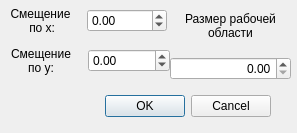
<?xml version="1.0" encoding="UTF-8"?>
<ui version="4.0">
 <class>Dialog</class>
 <widget class="QDialog" name="Dialog">
  <property name="geometry">
   <rect>
    <x>0</x>
    <y>0</y>
    <width>297</width>
    <height>133</height>
   </rect>
  </property>
  <property name="windowTitle">
   <string>Создание рабочей области</string>
  </property>
  <widget class="QDialogButtonBox" name="buttonBox">
   <property name="geometry">
    <rect>
     <x>90</x>
     <y>90</y>
     <width>181</width>
     <height>32</height>
    </rect>
   </property>
   <property name="orientation">
    <enum>Qt::Horizontal</enum>
   </property>
   <property name="standardButtons">
    <set>QDialogButtonBox::Cancel|QDialogButtonBox::Ok</set>
   </property>
  </widget>
  <widget class="QWidget" name="horizontalLayoutWidget">
   <property name="geometry">
    <rect>
     <x>0</x>
     <y>0</y>
     <width>167</width>
     <height>41</height>
    </rect>
   </property>
   <layout class="QHBoxLayout" name="horizontalLayout">
    <item>
     <widget class="QLabel" name="label">
      <property name="text">
       <string>Смещение
 по x:</string>
      </property>
      <property name="alignment">
       <set>Qt::AlignCenter</set>
      </property>
     </widget>
    </item>
    <item>
     <widget class="QDoubleSpinBox" name="start_x">
      <property name="minimum">
       <double>-1000.000000000000000</double>
      </property>
      <property name="maximum">
       <double>1000.000000000000000</double>
      </property>
     </widget>
    </item>
   </layout>
  </widget>
  <widget class="QWidget" name="horizontalLayoutWidget_2">
   <property name="geometry">
    <rect>
     <x>0</x>
     <y>40</y>
     <width>170</width>
     <height>41</height>
    </rect>
   </property>
   <layout class="QHBoxLayout" name="horizontalLayout_2">
    <item>
     <widget class="QLabel" name="label_2">
      <property name="text">
       <string>Смещение
по y:</string>
      </property>
      <property name="alignment">
       <set>Qt::AlignCenter</set>
      </property>
     </widget>
    </item>
    <item>
     <widget class="QDoubleSpinBox" name="start_y">
      <property name="minimum">
       <double>-1000.000000000000000</double>
      </property>
      <property name="maximum">
       <double>10000.000000000000000</double>
      </property>
     </widget>
    </item>
   </layout>
  </widget>
  <widget class="QWidget" name="verticalLayoutWidget">
   <property name="geometry">
    <rect>
     <x>170</x>
     <y>0</y>
     <width>121</width>
     <height>80</height>
    </rect>
   </property>
   <layout class="QVBoxLayout" name="verticalLayout">
    <item>
     <widget class="QLabel" name="label_width">
      <property name="text">
       <string>Размер рабочей
области</string>
      </property>
      <property name="alignment">
       <set>Qt::AlignCenter</set>
      </property>
     </widget>
    </item>
    <item>
     <widget class="QDoubleSpinBox" name="size">
      <property name="alignment">
       <set>Qt::AlignRight|Qt::AlignTrailing|Qt::AlignVCenter</set>
      </property>
     </widget>
    </item>
   </layout>
  </widget>
 </widget>
 <tabstops>
  <tabstop>size</tabstop>
  <tabstop>start_x</tabstop>
  <tabstop>start_y</tabstop>
 </tabstops>
 <resources/>
 <connections>
  <connection>
   <sender>buttonBox</sender>
   <signal>accepted()</signal>
   <receiver>Dialog</receiver>
   <slot>accept()</slot>
   <hints>
    <hint type="sourcelabel">
     <x>248</x>
     <y>254</y>
    </hint>
    <hint type="destinationlabel">
     <x>157</x>
     <y>274</y>
    </hint>
   </hints>
  </connection>
  <connection>
   <sender>buttonBox</sender>
   <signal>rejected()</signal>
   <receiver>Dialog</receiver>
   <slot>reject()</slot>
   <hints>
    <hint type="sourcelabel">
     <x>316</x>
     <y>260</y>
    </hint>
    <hint type="destinationlabel">
     <x>286</x>
     <y>274</y>
    </hint>
   </hints>
  </connection>
 </connections>
</ui>
